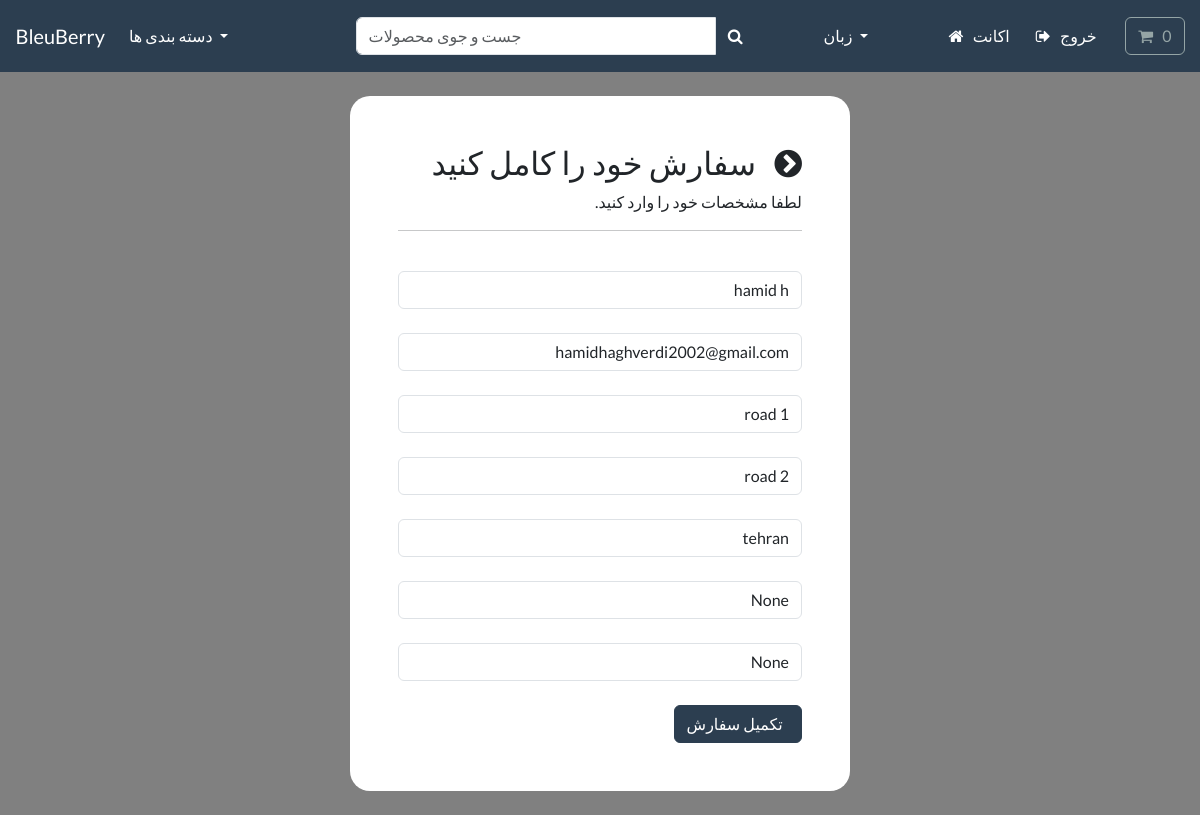
The app's page /fa/payment/checkout (signed in) with its own data.
### payment/models.py (models this page shows, shortened)
class ShippingAddress(models.Model):
    full_name = models.CharField(_("full_name"), max_length=300)
    email = models.EmailField(_("email"), max_length=255)
    address1 = models.CharField(_("address1"), max_length=300)
    address2 = models.CharField(_("address2"), max_length=300)
    city = models.CharField(_("city"), max_length=255)
    state = models.CharField(_("state"), max_length=255, null=True, blank=True)
    zipcode = models.CharField(_("zipcode"), max_length=255, null=True, blank=True)
    user = models.ForeignKey(User, on_delete=models.CASCADE, verbose_name=_("user"))
    class Meta:
        verbose_name_plural = _('Shipping Address')
        verbose_name = _('Shipping Address')

### payment/views.py (the view)
# urls.py: path('checkout', views.checkout, name='checkout'),
@login_required(login_url='my-login')
def checkout(request):
    try:
        shipping_address = ShippingAddress.objects.get(user=request.user.id)
        context = {'shipping': shipping_address}
        return render(request, 'payment/checkout.html', context=context)
    except:
        return render(request, 'payment/checkout.html')

### cart/cart.py (called while the page is built)
    def __len__(self):
        return sum(item['qty'] for item in self.cart.values())

### cart/context_processors.py (called while the page is built)
def cart(request):
    return {'cart': Cart(request)}

### store/models.py (called while the page is built)
    def get_absolute_url(self):
        return reverse('list-category', args=[self.slug])

### store/views.py (called while the page is built)
def categories(request):
    all_categories = Category.objects.all()
    return {'all_categories': all_categories}

### payment/templates/payment/checkout.html (shortened to what this page needs)
{% include "store/base.html" %}
{% load static %}
{% load i18n %}
{% block content %}
    <body>
        <br>
        <div class="container bg-white shadow-md p-5" style="width:500px; border-radius:20px;" dir="auto">
            <form id="form">
                <div>
                    <h3> <i class="fa fa-chevron-circle-right" aria-hidden="true"></i> &nbsp; {% trans 'Complete your order' %} </h3>
                    <p> {% trans 'Please enter in the relevant information below.' %} </p>
                    <hr>
                    <br>
                    <div class="form-field">
                        <input class="form-control validate" id="name" type="text" placeholder="Full name*" autocomplete="off" value="{{shipping.full_name}}" required>
                    </div>
                    <br>
                    <div class="form-field">
                        <input class="form-control validate" id="email" type="email" placeholder="Email address*" autocomplete="off" value="{{shipping.email}}" required>
                    </div>
                    <br>
                    <div class="form-field">
                        <input class="form-control validate" id="address1" type="text" placeholder="Address 1*" autocomplete="off" value="{{shipping.address1}}" required>
                    </div>
                    <br>
                    <div class="form-field">
                        <input class="form-control validate" id="address2" type="text" placeholder="Address 2*" autocomplete="off" value="{{shipping.address2}}" required>
                    </div>
                    <br>
                    <div class="form-field">
                        <input class="form-control validate" id="city" type="text" placeholder="City*" autocomplete="off" value="{{shipping.city}}" required>
                    </div>
                    <br>
                    <div class="form-field">
                        <input class="form-control" id="state" type="text" placeholder="State (Optional)" autocomplete="off" value="{{shipping.state}}">
                    </div>
                    <br>
                    <div class="form-field">
                        <input class="form-control" id="zipcode" type="text" placeholder="Zip code (Optional)" autocomplete="off" value="{{shipping.zipcode}}">
                    </div>
                </div>
                <br>
               <button id="complete-order" type="submit" class="btn btn-primary navbar-btn text-white"> &nbsp; {% trans 'Complete order' %} </button>
                <br>
            </form>
        </div>
        <br>
    </body>
{% endblock %}

### payment/templates/payment/checkout.html (style rules this page uses)
body { background-color: gray; }

### records on screen
ShippingAddress: full_name "hamid h", email "hamidhaghverdi2002@gmail.com", address1 "road 1", address2 "road 2", city "tehran", state "None", zipcode "None"
